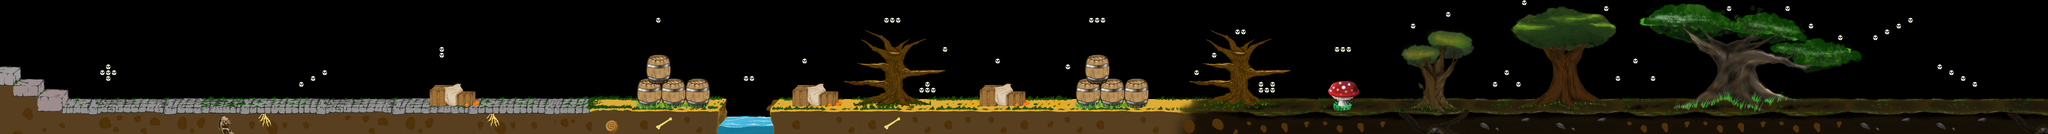

A 2D game scene composited from a Tiled map and its tileset images. What follows is a short description and the map's XML, with each tile layer's data collapsed to a summary:
An orthogonal 350x23 tile map with 32x32 px tiles, 3 tile layers (Floor, Boxes, Objects).

<map version="1.0" orientation="orthogonal" width="350" height="23" tilewidth="32" tileheight="32">
 <properties>
  <property name="2401" value="" />
  <property name="2402" value="" />
  <property name="2602" value="" />
  <property name="2802-2806" value="" />
  <property name="2954-2958" value="" />
  <property name="3006" value="" />
  <property name="3152-3154" value="" />
  <property name="3158" value="" />
  <property name="3206-3210" value="" />
  <property name="3352" value="" />
  <property name="3358" value="" />
  <property name="3410-3552" value="" />
  <property name="3558-3575" value="" />
  <property name="3584-3600" value="" />
  <property name="3774" value="" />
  <property name="3784" value="" />
  <property name="3974" value="" />
  <property name="3984" value="" />
  <property name="4174" value="" />
  <property name="4184" value="" />
  <property name="4374" value="" />
  <property name="4384" value="" />
  <property name="4574" value="" />
  <property name="4584" value="" />
 </properties>
 <tileset firstgid="1" name="Level1_Floor_Tileset" tilewidth="32" tileheight="32">
  <image source="TileSet.png" width="2656" height="1664" />
 </tileset>
 <layer name="Floor" width="350" height="23">
  <data>[8050 cells, 2530 non-empty, 1104 distinct tile ids]</data>
 </layer>
 <layer name="Boxes" width="350" height="23">
  <data>[8050 cells, 2383 non-empty, 1886 distinct tile ids]</data>
 </layer>
 <layer name="Objects" width="350" height="23">
  <data>[8050 cells, 61 non-empty, 1 distinct tile ids]</data>
 </layer>
</map>
